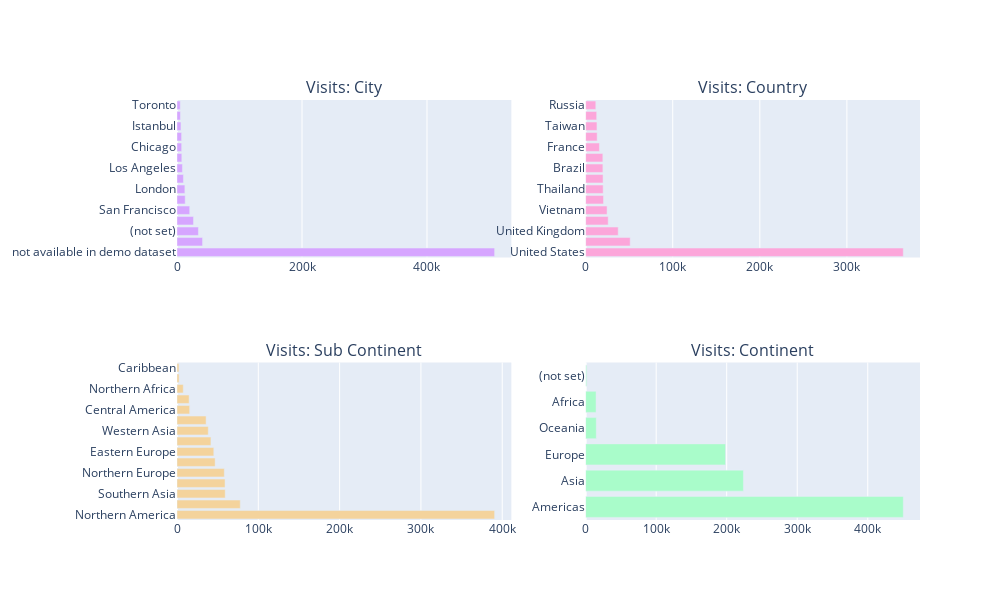
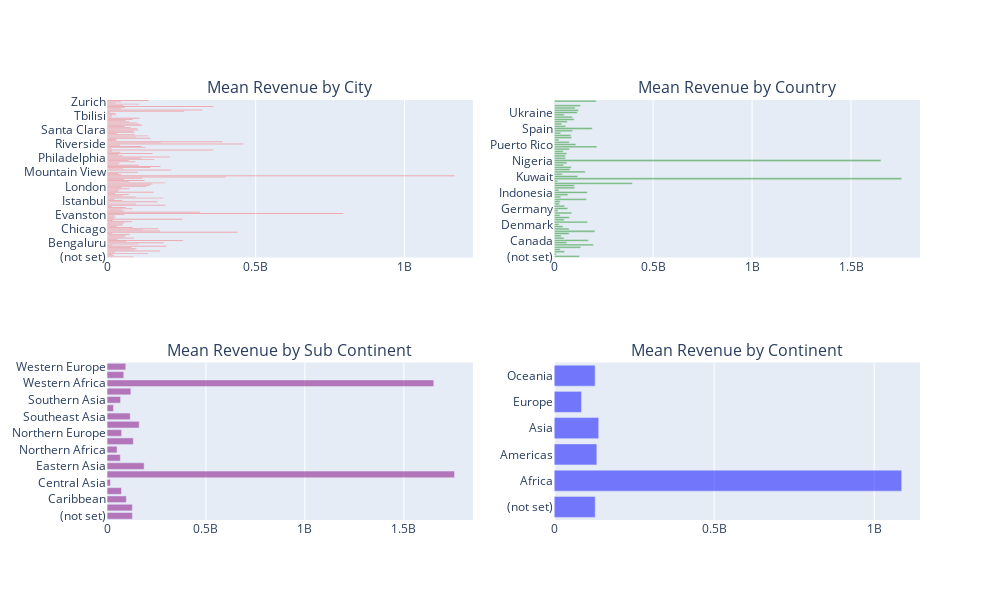

Write notebook code for charts like these, in order.
### Code cell
geo_cols = ["geoNetwork_city", "geoNetwork_country", "geoNetwork_subContinent", "geoNetwork_continent"]
colors = ["#d6a5ff", "#fca6da", "#f4d39c", "#a9fcca"]
traces = []
for i, col in enumerate(geo_cols):
    t = train[col].value_counts()
    traces.append(go.Bar(marker=dict(color=colors[i]),orientation="h", y = t.index[:15], x = t.values[:15]))

fig = tools.make_subplots(rows=2, cols=2,
                          subplot_titles=["Visits: City", "Visits: Country","Visits: Sub Continent","Visits: Continent"]
                          , print_grid=False)
fig.append_trace(traces[0], 1, 1)
fig.append_trace(traces[1], 1, 2)
fig.append_trace(traces[2], 2, 1)
fig.append_trace(traces[3], 2, 2)

fig['layout'].update(height=600,width=1000, showlegend=False)
iplot(fig)

train["totals_transactionRevenue"] = train["totals_transactionRevenue"].astype('float')

fig = tools.make_subplots(rows=2, cols=2, subplot_titles=["Mean Revenue by City", "Mean Revenue by Country","Mean Revenue by Sub Continent","Mean Revenue by Continent"], print_grid=False)

colors = ["red", "green", "purple","blue"]
trs = []
for i, col in enumerate(geo_cols):
    tmp = train.groupby(col).agg({"totals_transactionRevenue": "mean"}).reset_index().rename(columns={"totals_transactionRevenue" : "Mean Revenue"})
    tmp = tmp.dropna()
    tr = go.Bar(x = tmp["Mean Revenue"], orientation="h", marker=dict(opacity=0.5, color=colors[i]), y = tmp[col])
    trs.append(tr)

fig.append_trace(trs[0], 1, 1)
fig.append_trace(trs[1], 1, 2)
fig.append_trace(trs[2], 2, 1)
fig.append_trace(trs[3], 2, 2)

fig['layout'].update(height=600,width=1000, showlegend=False)
iplot(fig)

### Figure 1 — Plotly figure (JSON) as saved in the notebook; plotly's stock layout.template omitted (floating-point values rounded to 4 significant figures)
{"data": [{"marker": {"color": "#d6a5ff"}, "orientation": "h", "type": "bar", "x": [508229, 40884, 34262, 26371, 20329, 13086, 12607, 10295, 8670, 7709, 7444, 7342, 6330, 5468, 5223], "xaxis": "x", "y": ["not available in demo dataset", "Mountain View", "(not set)", "New York", "San Francisco", "Sunnyvale", "London", "San Jose", "Los Angeles", "Bangkok", "Chicago", "Ho Chi Minh City", "Istanbul", "Bengaluru", "Toronto"], "yaxis": "y"}, {"marker": {"color": "#fca6da"}, "orientation": "h", "type": "bar", "x": [364744, 51140, 37393, 25869, 24598, 20522, 20123, 19980, 19783, 19731, 15832, 13225, 12996, 12698, 11662], "xaxis": "x2", "y": ["United States", "India", "United Kingdom", "Canada", "Vietnam", "Turkey", "Thailand", "Germany", "Brazil", "Japan", "France", "Mexico", "Taiwan", "Australia", "Russia"], "yaxis": "y2"}, {"marker": {"color": "#f4d39c"}, "orientation": "h", "type": "bar", "x": [390657, 77800, 59321, 59114, 58168, 46919, 45249, 41731, 38443, 35780, 15583, 14893, 7683, 2573, 2406], "xaxis": "x3", "y": ["Northern America", "Southeast Asia", "Southern Asia", "Western Europe", "Northern Europe", "Eastern Asia", "Eastern Europe", "South America", "Western Asia", "Southern Europe", "Central America", "Australasia", "Northern Africa", "Western Africa", "Caribbean"], "yaxis": "y3"}, {"marker": {"color": "#a9fcca"}, "orientation": "h", "type": "bar", "x": [450377, 223698, 198311, 15054, 14745, 1468], "xaxis": "x4", "y": ["Americas", "Asia", "Europe", "Oceania", "Africa", "(not set)"], "yaxis": "y4"}], "layout": {"annotations": [{"font": {"size": 16}, "showarrow": false, "text": "Visits: City", "x": 0.225, "xanchor": "center", "xref": "paper", "y": 1, "yanchor": "bottom", "yref": "paper"}, {"font": {"size": 16}, "showarrow": false, "text": "Visits: Country", "x": 0.775, "xanchor": "center", "xref": "paper", "y": 1, "yanchor": "bottom", "yref": "paper"}, {"font": {"size": 16}, "showarrow": false, "text": "Visits: Sub Continent", "x": 0.225, "xanchor": "center", "xref": "paper", "y": 0.375, "yanchor": "bottom", "yref": "paper"}, {"font": {"size": 16}, "showarrow": false, "text": "Visits: Continent", "x": 0.775, "xanchor": "center", "xref": "paper", "y": 0.375, "yanchor": "bottom", "yref": "paper"}], "height": 600, "showlegend": false, "width": 1000, "xaxis": {"anchor": "y", "domain": [0, 0.45]}, "xaxis2": {"anchor": "y2", "domain": [0.55, 1]}, "xaxis3": {"anchor": "y3", "domain": [0, 0.45]}, "xaxis4": {"anchor": "y4", "domain": [0.55, 1]}, "yaxis": {"anchor": "x", "domain": [0.625, 1]}, "yaxis2": {"anchor": "x2", "domain": [0.625, 1]}, "yaxis3": {"anchor": "x3", "domain": [0, 0.375]}, "yaxis4": {"anchor": "x4", "domain": [0, 0.375]}}}

### Figure 2 — Plotly figure (JSON) as saved in the notebook; plotly's stock layout.template omitted (floating-point values rounded to 4 significant figures; data arrays with more than 128 entries replaced by an {"elided": "..."} marker saying what was removed)
{"data": [{"marker": {"color": "red", "opacity": 0.5}, "orientation": "h", "type": "bar", "x": {"elided": "134 float values"}, "xaxis": "x", "y": {"elided": "134 str values"}, "yaxis": "y"}, {"marker": {"color": "green", "opacity": 0.5}, "orientation": "h", "type": "bar", "x": [128300000.0, 10990000, 52488000, 30480000, 134300000.0, 198410000, 64183000, 172800000.0, 49452000, 35280000.0, 75608750, 206330000, 75440000, 44790000, 25000000, 168732500, 50960000, 76890000, 29490000, 89216000, 19490000, 68667500, 53110000, 27180000, 30075000, 163100000.0, 33590000, 69666000, 167300000.0, 24140000.0, 103300000.0, 102045000, 395800000.0, 17490000, 1756000000.0, 119110000, 40770000, 157300000.0, 79639500, 86350000, 47970000, 63990000, 1651200000, 57950000, 55865000, 63790000, 46010000, 76670000.0, 215800000, 109300000.0, 75960000, 23735000, 88360000, 84302000, 32850000, 93213750, 192395000, 58105000, 37795000, 66200000.0, 101100000.0, 92542000, 51205000, 116880000, 123400000.0, 105590625, 132600000.0, 3500000, 212300000], "xaxis": "x2", "y": ["(not set)", "Anguilla", "Argentina", "Armenia", "Australia", "Belgium", "Brazil", "Canada", "Chile", "China", "Colombia", "Curaçao", "Cyprus", "Czechia", "Denmark", "Ecuador", "Egypt", "El Salvador", "Finland", "France", "Georgia", "Germany", "Greece", "Guadeloupe", "Guatemala", "Hong Kong", "Hungary", "India", "Indonesia", "Ireland", "Israel", "Italy", "Japan", "Kazakhstan", "Kenya", "Kuwait", "Lebanon", "Malaysia", "Mexico", "Netherlands", "New Zealand", "Nicaragua", "Nigeria", "Pakistan", "Panama", "Peru", "Philippines", "Poland", "Portugal", "Puerto Rico", "Romania", "Russia", "Saudi Arabia", "Singapore", "South Africa", "South Korea", "Spain", "St. Lucia", "Sweden", "Switzerland", "Taiwan", "Thailand", "Turkey", "Ukraine", "United Arab Emirates", "United Kingdom", "United States", "Uruguay", "Venezuela"], "yaxis": "y2"}, {"marker": {"color": "purple", "opacity": 0.5}, "orientation": "h", "type": "bar", "x": [128300000.0, 128100000.0, 97721875, 73290000.0, 17490000, 1756000000.0, 187700000.0, 67630000.0, 50960000, 133300000.0, 73850000.0, 162600000.0, 117400000.0, 32850000, 68600000.0, 120501250, 1651200000, 84810000.0, 94740000.0], "xaxis": "x3", "y": ["(not set)", "Australasia", "Caribbean", "Central America", "Central Asia", "Eastern Africa", "Eastern Asia", "Eastern Europe", "Northern Africa", "Northern America", "Northern Europe", "South America", "Southeast Asia", "Southern Africa", "Southern Asia", "Southern Europe", "Western Africa", "Western Asia", "Western Europe"], "yaxis": "y3"}, {"marker": {"color": "blue", "opacity": 0.5}, "orientation": "h", "type": "bar", "x": [128300000.0, 1085970000, 133400000.0, 139214720, 85410000.0, 128100000.0], "xaxis": "x4", "y": ["(not set)", "Africa", "Americas", "Asia", "Europe", "Oceania"], "yaxis": "y4"}], "layout": {"annotations": [{"font": {"size": 16}, "showarrow": false, "text": "Mean Revenue by City", "x": 0.225, "xanchor": "center", "xref": "paper", "y": 1, "yanchor": "bottom", "yref": "paper"}, {"font": {"size": 16}, "showarrow": false, "text": "Mean Revenue by Country", "x": 0.775, "xanchor": "center", "xref": "paper", "y": 1, "yanchor": "bottom", "yref": "paper"}, {"font": {"size": 16}, "showarrow": false, "text": "Mean Revenue by Sub Continent", "x": 0.225, "xanchor": "center", "xref": "paper", "y": 0.375, "yanchor": "bottom", "yref": "paper"}, {"font": {"size": 16}, "showarrow": false, "text": "Mean Revenue by Continent", "x": 0.775, "xanchor": "center", "xref": "paper", "y": 0.375, "yanchor": "bottom", "yref": "paper"}], "height": 600, "showlegend": false, "width": 1000, "xaxis": {"anchor": "y", "domain": [0, 0.45]}, "xaxis2": {"anchor": "y2", "domain": [0.55, 1]}, "xaxis3": {"anchor": "y3", "domain": [0, 0.45]}, "xaxis4": {"anchor": "y4", "domain": [0.55, 1]}, "yaxis": {"anchor": "x", "domain": [0.625, 1]}, "yaxis2": {"anchor": "x2", "domain": [0.625, 1]}, "yaxis3": {"anchor": "x3", "domain": [0, 0.375]}, "yaxis4": {"anchor": "x4", "domain": [0, 0.375]}}}
